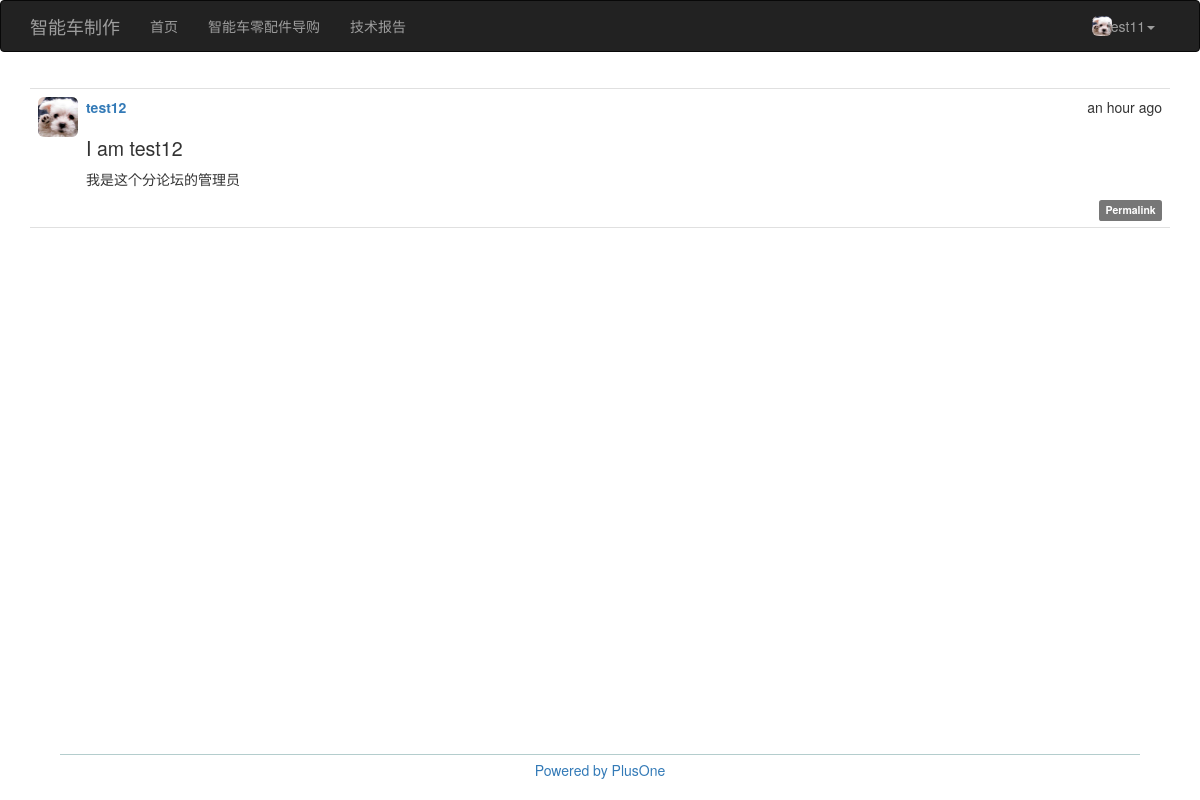
Screenshot of /post/1 (signed in) with the database file from the repository.
### app/models.py (models this page shows, shortened)
class User(db.Model, UserMixin):
    __tablename__='users'
    id=db.Column(db.Integer, primary_key=True)
    username=db.Column(db.String(64), unique=True, index=True)
    role_id=db.Column(db.Integer, db.ForeignKey('roles.id'))
    password_hash=db.Column(db.String(128))
    email=db.Column(db.String(64), unique=True, index=True)
    confirmed=db.Column(db.Boolean, default=False)
    name=db.Column(db.String(64))
    location=db.Column(db.String(64))
    about_me=db.Column(db.Text())
    member_since=db.Column(db.DateTime(), default=datetime.utcnow())
    last_seen=db.Column(db.DateTime(), default=datetime.utcnow())
    posts=db.relationship('Post', backref='author', lazy='dynamic')
    forum_id=db.Column(db.Integer, db.ForeignKey('forums.id'))
    def can(self, permissions):
        return self.role is not None and \
            (self.role.permissions & permissions)==permissions
    def is_administrator(self):
        return self.can(Permission.ADMINISTER)
    def ping(self):
        self.last_seen=datetime.utcnow()
        db.session.add(self)
    @property
    def password(self):
        raise AttributeError('password is not a readable attribute')

class Post(db.Model):
    __tablename__='posts'
    id=db.Column(db.Integer, primary_key=True)
    body=db.Column(db.Text)
    timestamp=db.Column(db.DateTime, index=True, default=datetime.utcnow)
    author_id=db.Column(db.Integer, db.ForeignKey('users.id'))
    body_html=db.Column(db.Text)
    forum_id=db.Column(db.Integer, db.ForeignKey('forums.id'))

### app/note/views.py (the view)
@note.route('/post/<int:id>')
def post(id):
    post = Post.query.get_or_404(id)
    subforum=post.subforum
    return render_template('note/post.html', posts=[post], subforum=subforum)

### app/auth/views.py (called while the page is built)
@auth.before_app_request
def before_request():
    if current_user.is_authenticated:
        current_user.ping()
        if not current_user.confirmed \
            and request.endpoint[:5]!='auth.':
            return redirect(url_for('auth.unconfirmed'))

### app/main/__init__.py (called while the page is built)
@main.app_context_processor
def inject_permissions():
    return dict(Permission=Permission)

### app/models.py (called while the page is built)
@login_manager.user_loader
def load_user(user_id):
    return User.query.get(int(user_id))

### app/templates/note/post.html (shortened to what this page needs)
{% extends "base.html" %}
{% block content %}
<div class="container">
    {% block page_content %}
    {% include '_posts.html' %}
    {% endblock %}
</div>
<div class="navbar-fixed-bottom" style="text-align:center; margin-top:50px">
    <div style="margin:0 auto; height:1px; width:90%; background-color:#B4CDCD"></div>
    <div style="height:5px"></div>
    <a href='/' style="text-decoration:none;">Powered by PlusOne</a>
    <div style="height:20px"></div>
</div>
{% endblock %}

### app/templates/base.html (shortened to what this page needs)
{% extends "bootstrap/base.html" %}
{% block head %}
{{ super() }}
<link rel="stylesheet" type="text/css" href="{{ url_for('static', filename='styles.css') }}">
{% endblock %}
{% block navbar %}
<div class="navbar navbar-inverse" role="navigation">
    <div class="container">
        <div class="navbar-header">
            <a class="navbar-brand" href="/">智能车制作</a>
        </div>
        <div class="navbar-collapse collapse">
            <ul class="nav navbar-nav">
                <li><a href="{{ url_for('main.index') }}">首页</a></li>
                <li><a href="/">智能车零配件导购</a></li>
                <li><a href="/">技术报告</a></li>
            </ul>
            <ul class="nav navbar-nav navbar-right">
                {% if current_user.is_authenticated %}
                <li class="dropdown">
                    <img class="img-rounded profile-thumbnail" src="../static/plusone.png" width="20" height="20" style="float:left; margin-top:15px">
                    <a href="#" class="dropdown-toggle" data-toggle="dropdown" style="float:left">{{ current_user.username }}<b class="caret"></b></a>
                </li>
                {% else %}
                <li><a href="{{ url_for('auth.login') }}">Log In</a></li>
                {% endif %}
            </ul>
        </div>
    </div>
</div>
{% endblock %}

### app/templates/_posts.html (shortened to what this page needs)
<ul class="posts">
    {% for post in posts %}
    <li class="post">
        <div class="post-thumbnail">
            <a href="{{ url_for('main.user', username=post.author.username) }}">
                <img class="img-rounded profile-thumbnail" src="../static/plusone.png" width="40" height="40">
            </a>
        </div>
        <div class="post-content">
            <div class="post-date">{{ moment(post.timestamp).fromNow() }}</div>
            <div class="post-author">
                <a href="{{ url_for('main.user', username=post.author.username) }}">
                {{ post.author.username }}
                </a>
            </div>
            <div class="post-body">
                {% if post.body_html %}
                    {{ post.body_html | safe }}
                {% else %}
                    {{ post.body }}
                {% endif %}
            </div>
            <div class="post-footer">
                <a href="{{ url_for('note.post', id=post.id) }}">
                    <span class="label label-default">Permalink</span>
                </a>
            </div>
        </div>
    </li>
    {% endfor %}
</ul>

### app/static/styles.css (style rules this page uses)
.profile-thumbnail { position: absolute; }
ul.posts { list-style-type: none; padding: 0px; margin: 16px 0px 0px 0px; border-top: 1px solid #e0e0e0; }
ul.posts li.post { padding: 8px; border-bottom: 1px solid #e0e0e0; }
div.post-date { float: right; }
div.post-author { font-weight: bold; }
div.post-thumbnail { position: absolute; }
div.post-content { margin-left: 48px; min-height: 48px; }
div.post-footer { text-align: right; }
.post-body h1 { font-size: 140%; }

### rows the page displays
User: username "test11"
Post: timestamp "an hour ago", author.username "test12", body_html "I am test12 我是这个分论坛的管理员"
